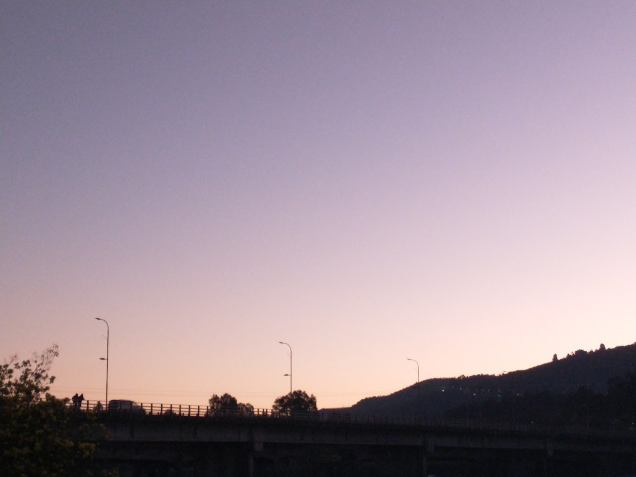
#> input picture img/IMG_20230803_182511828.png, 1272 x 954 px, given in place of img_1.png, which was not available (shown at 1/2 size)
$ python mainsec.py
#> lines starting #> are read from the running program, lines starting #| are printed output that depends on the picture; pictures that were not available may be replaced by others from this repository, and a replacement may not be noted
from PIL import Image
import numpy as np
import random

class GestionImagenes:
    def __init__(self, path):
#> called with path = 'img_1.png'
        self.path = path
        self.image = Image.open(path)
#> self.image is the input picture: PIL image 1272x954 RGB; mean R, G, B 158, 142.2, 153.5
        self.ancho, self.alto = self.image.size
#> self.ancho = 1272; self.alto = 954
        self.image = np.array(self.image)

    def get_values(self, tipo):
        values = np.zeros((self.alto, self.ancho))
        for y in range(self.alto):
            for x in range(self.ancho):
                pixel = self.image[y, x]
                if tipo == 'R':
                    values[y, x] = pixel[0]  # Rojo
                elif tipo == 'G':
                    values[y, x] = pixel[1]  # Verde
                elif tipo == 'B':
                    values[y, x] = pixel[2]  # Azul
                elif tipo == 'Z':
                    values[y, x] = np.mean(pixel[:3])  # Promedio de RGB
        return values

    def guardar(self, tipo):
        canal = self.get_values(tipo)
        imagen = np.zeros((self.alto, self.ancho, 3), dtype=np.uint8)
        for i in range(self.alto):
            for j in range(self.ancho):
                gray = int(canal[i, j])
                imagen[i, j] = [gray, gray, gray]  # Escala de grises
        img = Image.fromarray(imagen)
        img.save(f'img/img_{tipo}.png')

    def clamp(self, value, min_val, max_val):
        return max(min_val, min(max_val, value))

    def rgb_to_int(self, red, green, blue):
        red = self.clamp(red, 0, 255)
        green = self.clamp(green, 0, 255)
        blue = self.clamp(blue, 0, 255)
        return (red << 16) | (green << 8) | blue

    def sal_pimienta(self, porcentaje):
#> called with porcentaje = 50
        imagen = np.copy(self.image)
        pixeles = int((self.alto * self.ancho) * (porcentaje / 100))
#> pixeles = 606744
        original = np.copy(imagen)

        while pixeles > 0:
            valor_entero = random.randint(0, 1)
            yy = random.randint(0, self.alto - 1)
            xx = random.randint(0, self.ancho - 1)

            if valor_entero == 0:
                imagen[yy, xx][:3] = [0, 0, 0]  # Pimienta (negro) en RGB, dejando el canal alfa intacto
            else:
                imagen[yy, xx][:3] = [255, 255, 255]  # Sal (blanco) en RGB, dejando el canal alfa intacto
            pixeles -= 1
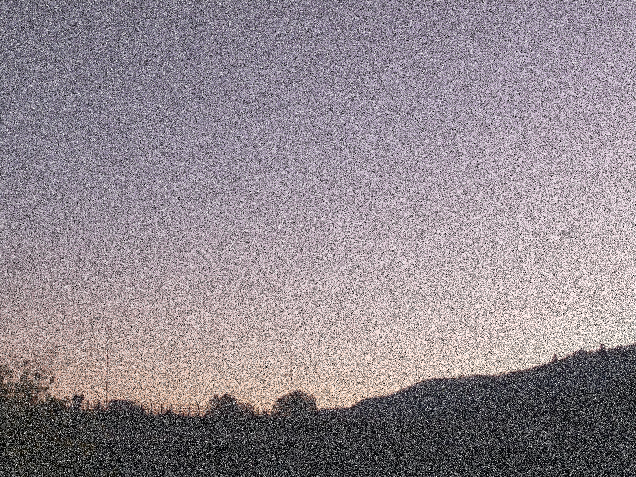
#> imagen: shape (954, 1272, 3) (shown at 1/2 size); mean R, G, B 145.9, 136.3, 143.2
#> after the loop, pixeles = 0

        img = Image.fromarray(imagen)
        img.save(f'img/tipo_Ruido_{porcentaje}.png')


g = GestionImagenes("img_1.png")
g.sal_pimienta(50)

g.guardar('R')
#> after the loop in get_values, `for y in range(self.alto):`:
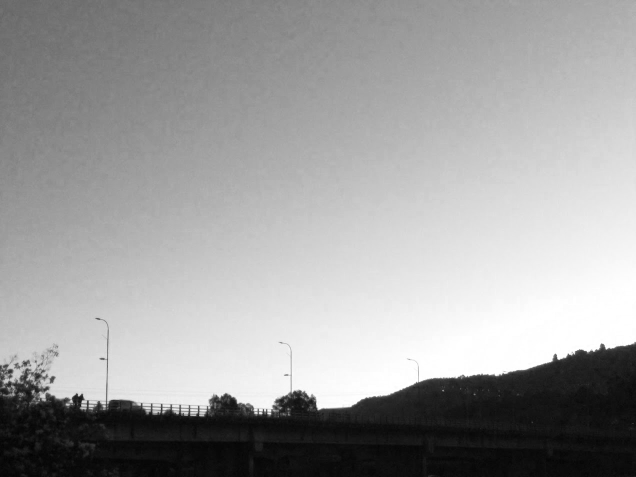
#> values: shape (954, 1272) float64 (shown at 1/2 size); min 0, max 255, mean 158
g.guardar('G')
#> call 2 of get_values, with tipo = 'G'
#> after the loop in get_values (call 2), `for y in range(self.alto):`:
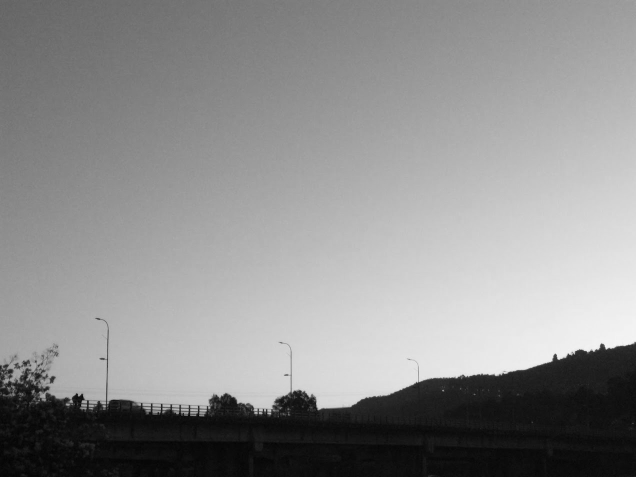
#> values: shape (954, 1272) float64 (shown at 1/2 size); min 0, max 249, mean 142.2
g.guardar('B')
#> call 3 of get_values, with tipo = 'B'
#> after the loop in get_values (call 3), `for y in range(self.alto):`:
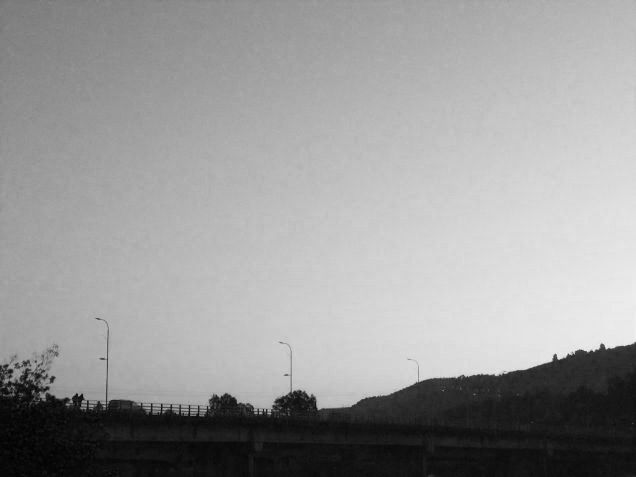
#> values: shape (954, 1272) float64 (shown at 1/2 size); min 0, max 240, mean 153.5
g.guardar('Z')
